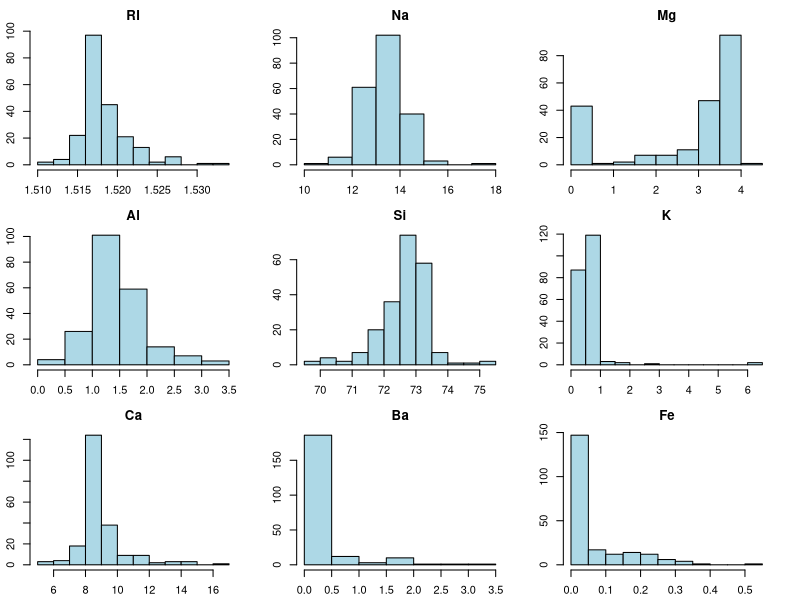
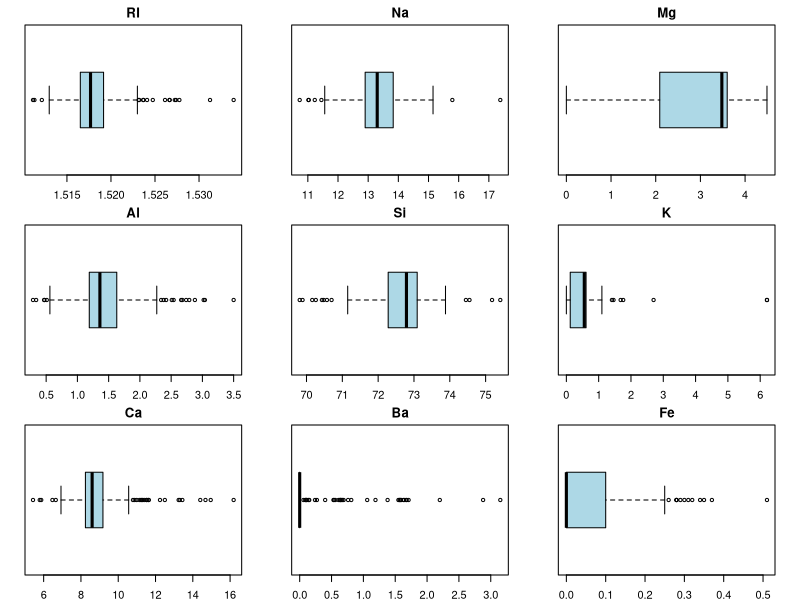
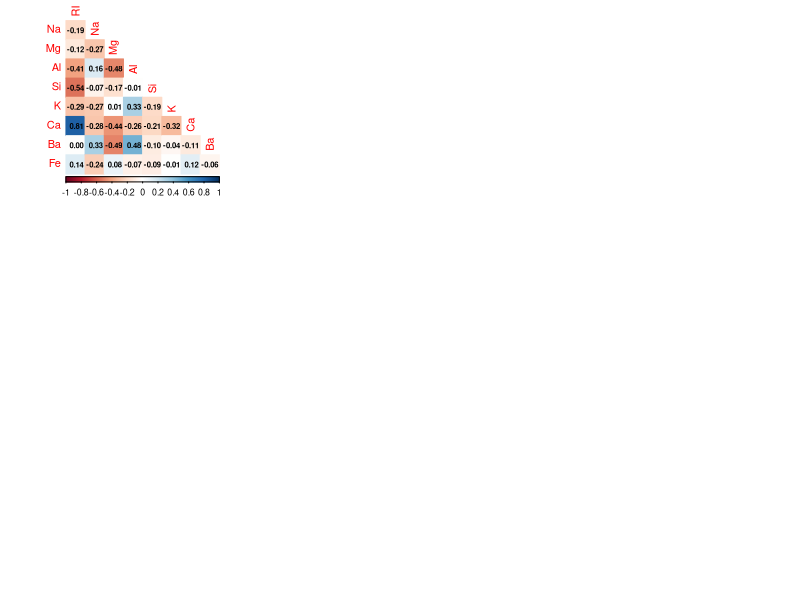
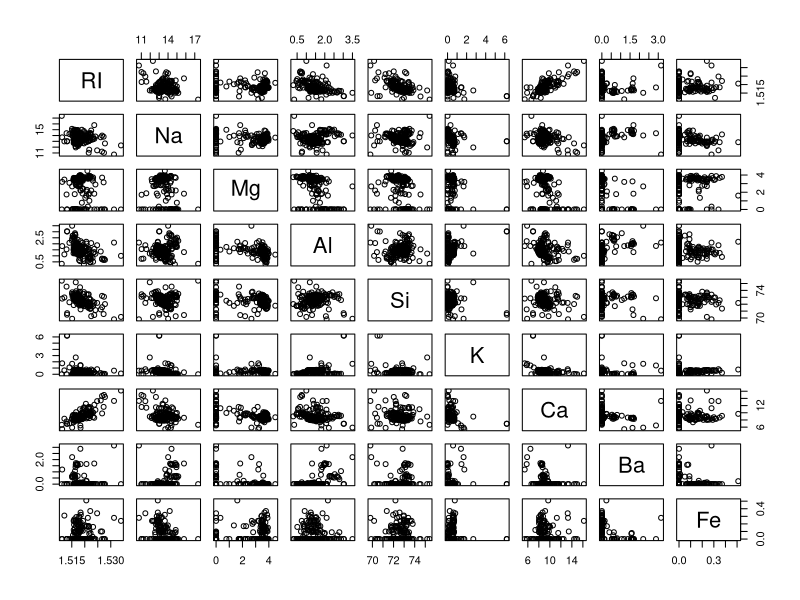
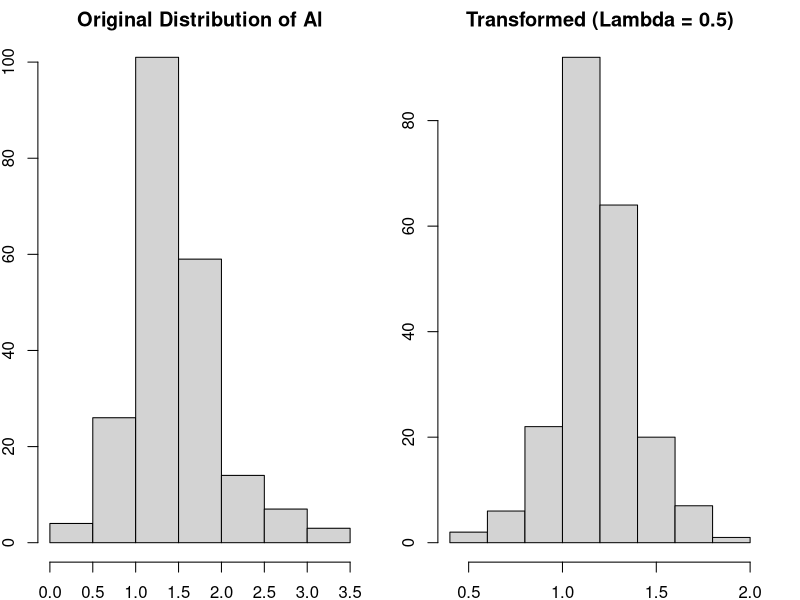
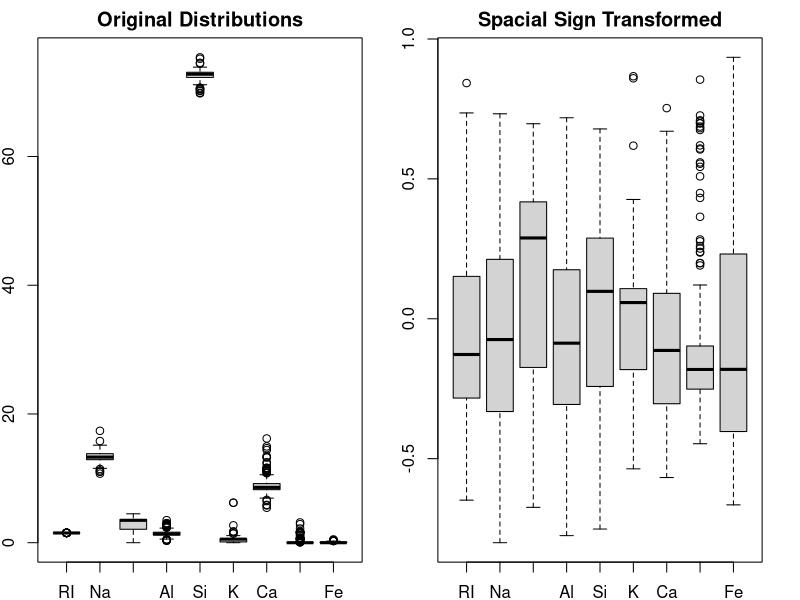
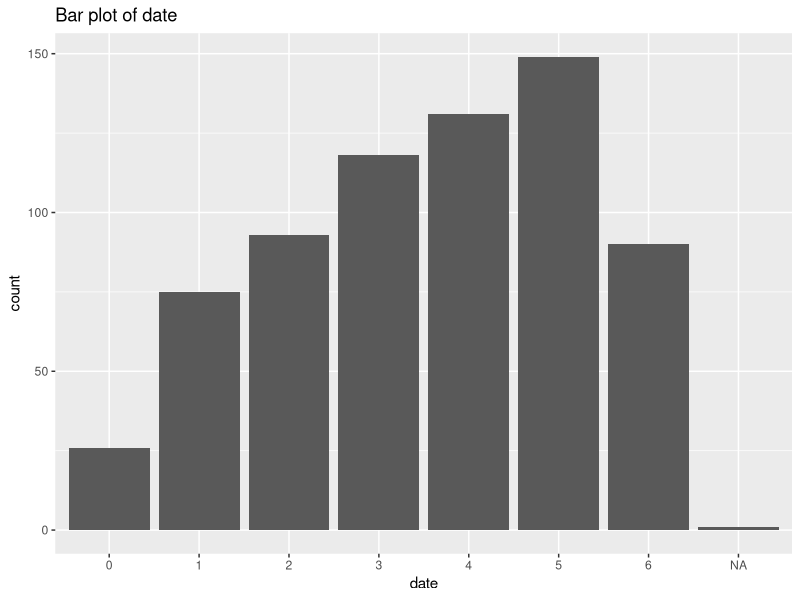
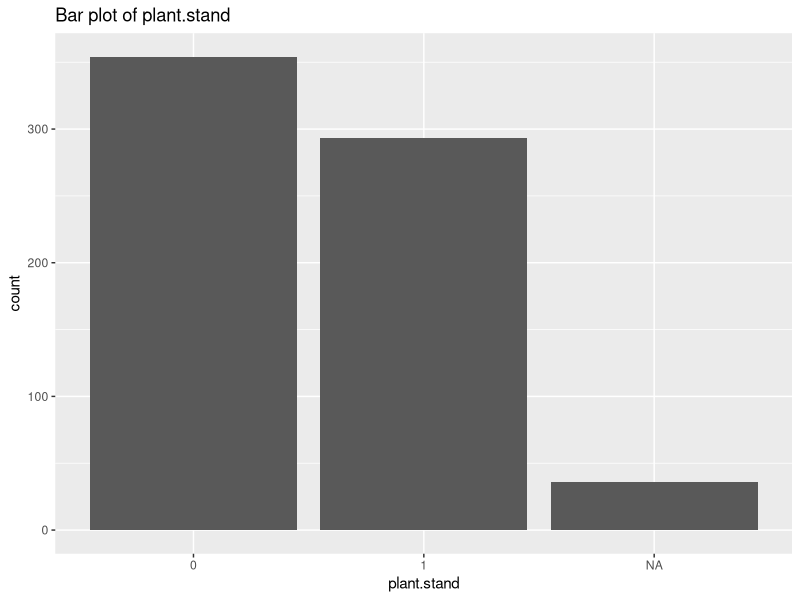

The R script that drew these images, in order:
## ---- chunk 1
knitr::opts_chunk$set(echo = TRUE)
library(dplyr)
library(corrplot)
library(caret)
## ---- chunk 2
library(mlbench)
data(Glass)
str(Glass)
## ---- chunk 3
predictors <- Glass |>
  select(-Type)

head(predictors)
## ---- chunk 4
# plot distributions
# histogram
par(mfrow=c(3,3))
par(mai=c(.3,.3,.3,.3))
for (predictor in names(predictors)) {
  hist(predictors[[predictor]], main = predictor, col='lightblue')
}

# boxplot
par(mfrow=c(3,3))
par(mai=c(.25,.25,.25,.25))
for (predictor in names(predictors)) {
  boxplot(predictors[[predictor]], 
          main = predictor, 
          col='lightblue',
          horizontal=T)
}
## ---- chunk 5
# relationships between predictors
# correlation plot
corrplot(cor(predictors), 
         method="color",
         diag=FALSE,
         type="lower",
         addCoef.col = "black",
         number.cex=0.70)

# pairplot
pairs(predictors)
## ---- chunk 6
# Box-Cox transformation of Al
par(mfrow=c(1,2))
BoxCoxTrans(predictors$Al) 
hist(predictors$Al, main='Original Distribution of Al')
hist(predictors$Al**.5, main='Transformed (Lambda = 0.5)')

# Spacial sign transformation of predictors
boxplot(predictors, main='Original Distributions')
boxplot(caret::spatialSign(scale(predictors)), main='Spacial Sign Transformed')
## ---- chunk 7
library(mlbench)
data(Soybean)
## ---- chunk 8
predictors <- Soybean |>
  select(-Class)

for (predictor in names(predictors)) {
  print(
  ggplot(data = predictors, aes(x = predictors[[predictor]])) +
    geom_bar() +
    labs(title = paste("Bar plot of", predictor), x=predictor)
  )
}
## ---- chunk 9
data.frame('percent_missing' = sort(round(colMeans((is.na(predictors)) * 100), 2), decreasing = T))
## ---- chunk 10
missing_df <- Soybean |>
  group_by(Class) |>
  summarise_all(~sum(is.na(.)))

missing_classes <- missing_df |>
  select(-Class) |>
  rowSums()

missing_classes_df <- data.frame('Class' = missing_df$Class,
                                 'missing' = missing_classes)

missing_classes_df |>
  ggplot(aes(x = missing, y = reorder(Class, missing))) +
  geom_bar(stat='identity', fill='red') +
  labs(title = 'Missing Values per Class', y = 'Class', x = 'Missing Values')
